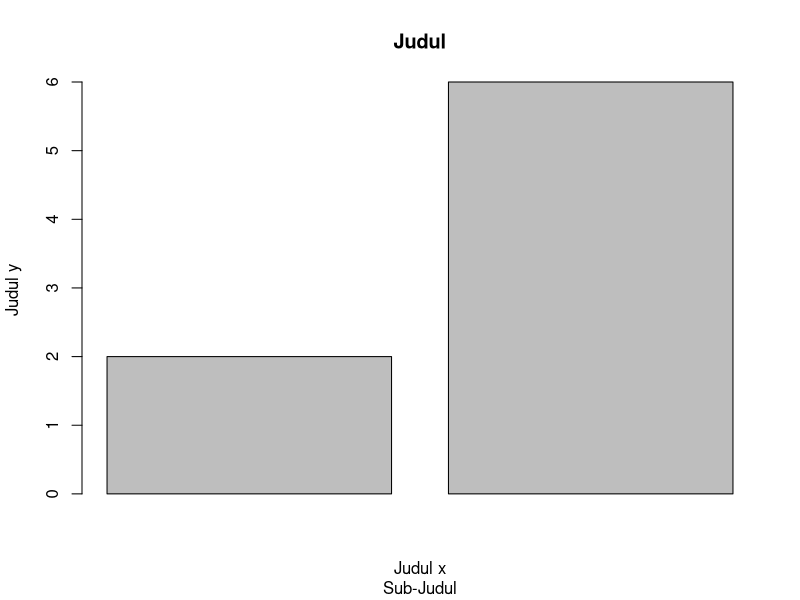
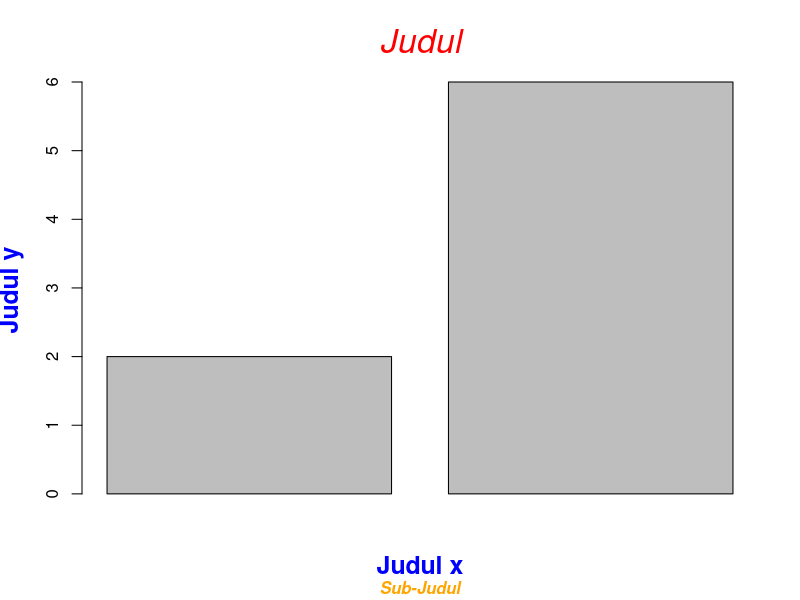
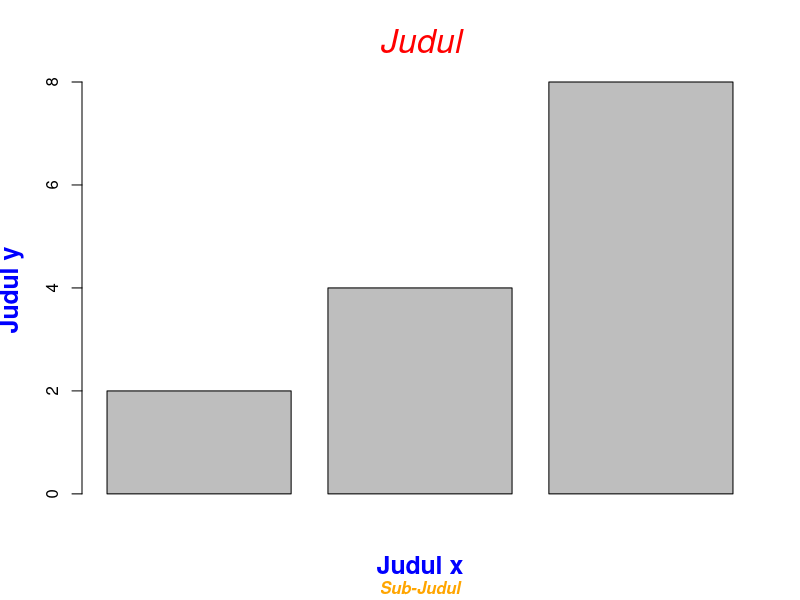
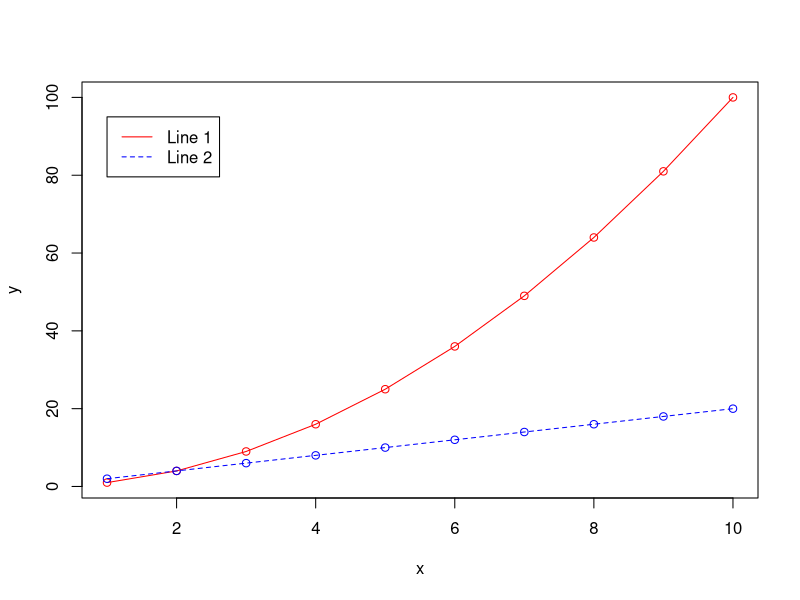
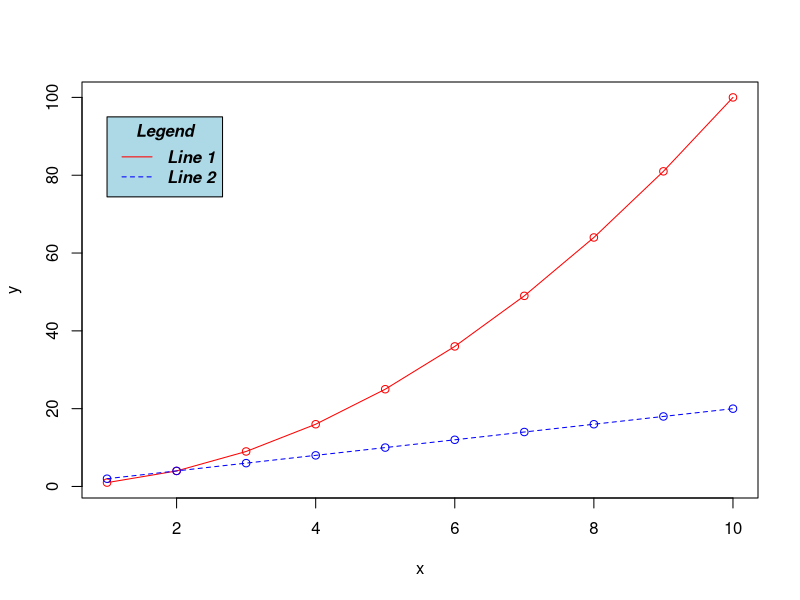
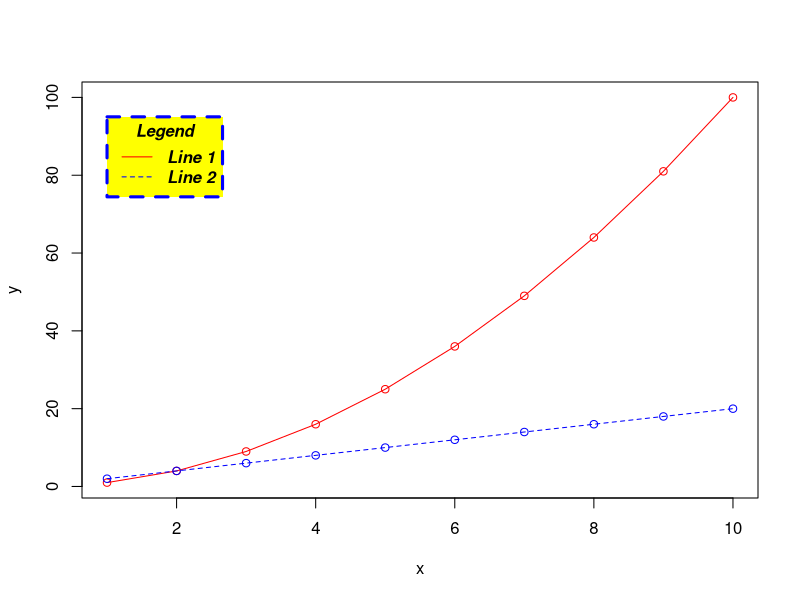
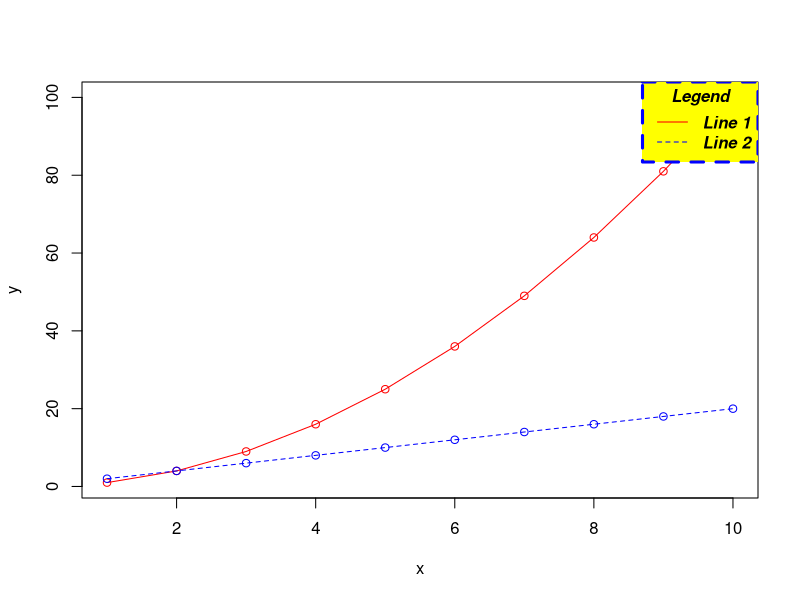
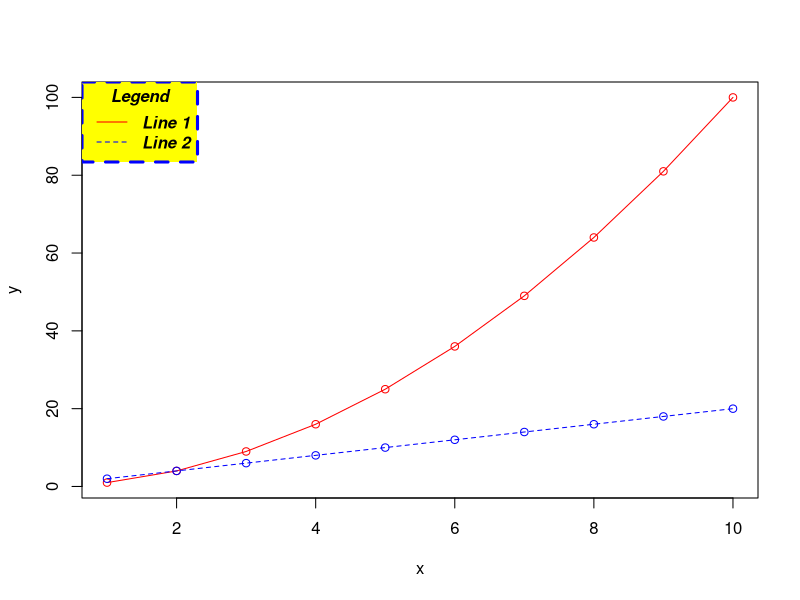

Write R code to recreate these figures, in order.
# PRAKTIKUM 9
# VISUALISASI LANJUTAN

# Kustomisasi Parameter Grafik
# 1. Menambahkan Judul
# langsung/didalam plot
barplot(c(2,6),main="Judul",xlab="Judul x",ylab="Judul y",sub="Sub-Judul")
barplot(c(2,6),main="Judul",xlab="Judul x",ylab="Judul y",sub="Sub-Judul",
        col.main="red",col.lab="blue",col.sub="orange",
        font.main=3,font.lab=2,font.sub=4,
        cex.main=2,cex.lab=1,cex.lab=1.5)
# diluar plot
barplot(c(2,4,8))
title(main="Judul",xlab="Judul x",ylab="Judul y",sub="Sub-Judul",
        col.main="red",col.lab="blue",col.sub="orange",
        font.main=3,font.lab=2,font.sub=4,
        cex.main=2,cex.lab=1,cex.lab=1.5)

# 2. Menambahkan Legend
x <- c(1:10)
y <- x^2
z <- x*2
plot(x,y,type="o",col="red",lty=1)
lines(x,z,type="o",col="blue",lty=2)
legend(1,95,legend=c("Line 1","Line 2"),col=c("red","blue"),lty=1:2)

plot(x,y,type="o",col="red",lty=1)
lines(x,z,type="o",col="blue",lty=2)
legend(1,95,legend=c("Line 1","Line 2"),col=c("red","blue"),lty=1:2,
	 title="Legend",text.font=4,bg="lightblue")

plot(x,y,type="o",col="red",lty=1)
lines(x,z,type="o",col="blue",lty=2)
legend(1,95,legend=c("Line 1","Line 2"),col=c("red","blue"),lty=1:2,
	 title="Legend",text.font=4,bg="yellow",
	 box.lty=2,box.lwd=3,box.col="blue")

plot(x,y,type="o",col="red",lty=1)
lines(x,z,type="o",col="blue",lty=2)
legend("topright",legend=c("Line 1","Line 2"),col=c("red","blue"),lty=1:2,
	 title="Legend",text.font=4,bg="yellow",
	 box.lty=2,box.lwd=3,box.col="blue")

plot(x,y,type="o",col="red",lty=1)
lines(x,z,type="o",col="blue",lty=2)
legend("topleft",legend=c("Line 1","Line 2"),col=c("red","blue"),lty=1:2,
	 title="Legend",text.font=4,bg="yellow",
	 box.lty=2,box.lwd=3,box.col="blue")

plot(x,y,type="o",col="red",lty=1)
lines(x,z,type="o",col="blue",lty=2)
legend("top",legend=c("Line 1","Line 2"),col=c("red","blue"),lty=1:2,
	 title="Legend",text.font=4,bg="yellow",
	 box.lty=2,box.lwd=3,box.col="blue")

#3. menambahkan text
#akan ditandai observasi yang bernilai
#mpg < 15 dan wt >5
d <- mtcars[mtcars$wt >= 5 & mtcars$mpg <= 15, ]
plot(mtcars$wt,mtcars$mpg,main="Milas vs car weight",xlab="weight",ylab="miles/(US) gallon")
text(d$wt,d$mpg,row.names(d),cex=0.65,pos=3,col="red")
#
plot(1:10, 1:10, main="contoh")
text(4, 9,expression(contoh1))
text(7, 4,expression(contoh2))

# 4. Merubah simbol plot
par(mfrow=c(2,2))
plot(1:5, 1:5, main="Simbol 0",pch=0)
plot(1:5, 1:5, main="Simbol 1",pch=1)
plot(1:5, 1:5, main="Simbol 2",pch=2)
plot(1:5, 1:5, main="Simbol 3",pch=3)
plot(1:5, 1:5, main="Simbol 4",pch=4)
plot(1:5, 1:5, main="Simbol 8",pch=8)
plot(1:5, 1:5, main="Simbol 12",pch=12)


# 5. Plot dua dan tiga dimensi
# Dua dimensi
n <- 1:20
x <- sin(n)
y <- cos(n)*exp(-n/3)
z <- outer(x,y)
par(mar=c(3,3,1.5,1.5), mex=0.8, mgp=c(2,0.5,0), tcl=0.3)
par(mfrow=c(1,2))

# plot pertama
image(z,col=gray(1:10/10))
# plot kedua
contour(z)

#tiga dimensi
par(mar=c(3,3,1.5,1.5), mex=0.8, mgp=c(2,0.5,0), tcl=0.3)
par(mfrow=c(1,2))

#plot pertama
persp(n,n,z, theta=45, phi=20)
# plot kedua
persp(n,n,z, theta=45, phi=20, shade=0.5)
persp(n,n,z, theta=45, phi=20, shade=0.5, col="red")

